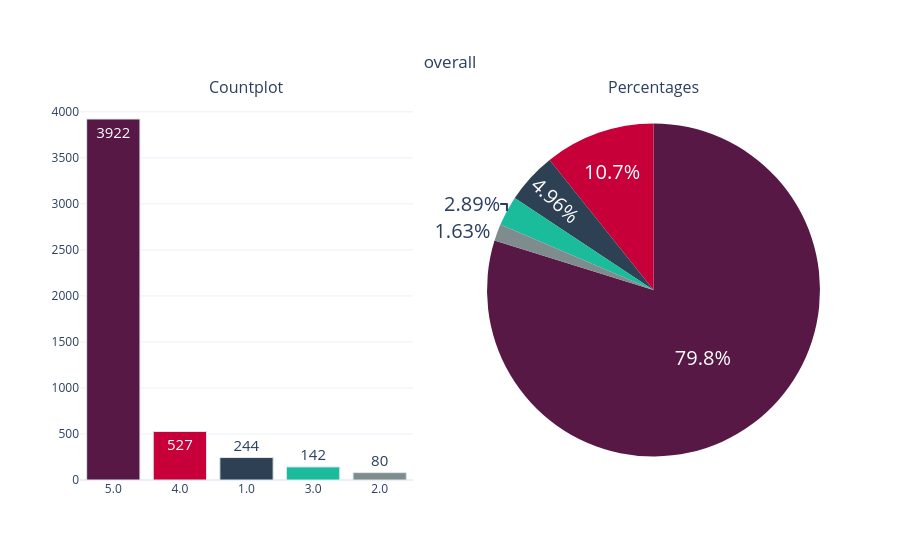

The cell this chart's notebook holds for it:
### Code cell
categorical_variable_summary(df,'overall')

### Figure 1 — Plotly figure (JSON) as saved in the notebook; plotly's stock layout.template omitted (floating-point values rounded to 4 significant figures)
{"data": [{"marker": {"color": ["#581845", "#C70039", "#2E4053", "#1ABC9C", "#7F8C8D"], "line": {"color": "#DBE6EC", "width": 1}}, "name": "overall", "showlegend": false, "text": ["3922", "527", "244", "142", "80"], "textfont": {"size": 15}, "textposition": "auto", "type": "bar", "x": ["5.0", "4.0", "1.0", "3.0", "2.0"], "xaxis": "x", "y": [3922, 527, 244, 142, 80], "yaxis": "y"}, {"domain": {"x": [0.55, 1], "y": [0, 1]}, "labels": [5, 4, 1, 3, 2], "marker": {"colors": ["#581845", "#C70039", "#2E4053", "#1ABC9C", "#7F8C8D"]}, "name": "overall", "showlegend": false, "textfont": {"size": 20}, "textposition": "auto", "type": "pie", "values": [3922, 527, 244, 142, 80]}], "layout": {"annotations": [{"font": {"size": 16}, "showarrow": false, "text": "Countplot", "x": 0.225, "xanchor": "center", "xref": "paper", "y": 1, "yanchor": "bottom", "yref": "paper"}, {"font": {"size": 16}, "showarrow": false, "text": "Percentages", "x": 0.775, "xanchor": "center", "xref": "paper", "y": 1, "yanchor": "bottom", "yref": "paper"}], "title": {"text": "overall", "x": 0.5, "xanchor": "center", "y": 0.9, "yanchor": "top"}, "xaxis": {"anchor": "y", "domain": [0, 0.45]}, "yaxis": {"anchor": "x", "domain": [0, 1]}}}
